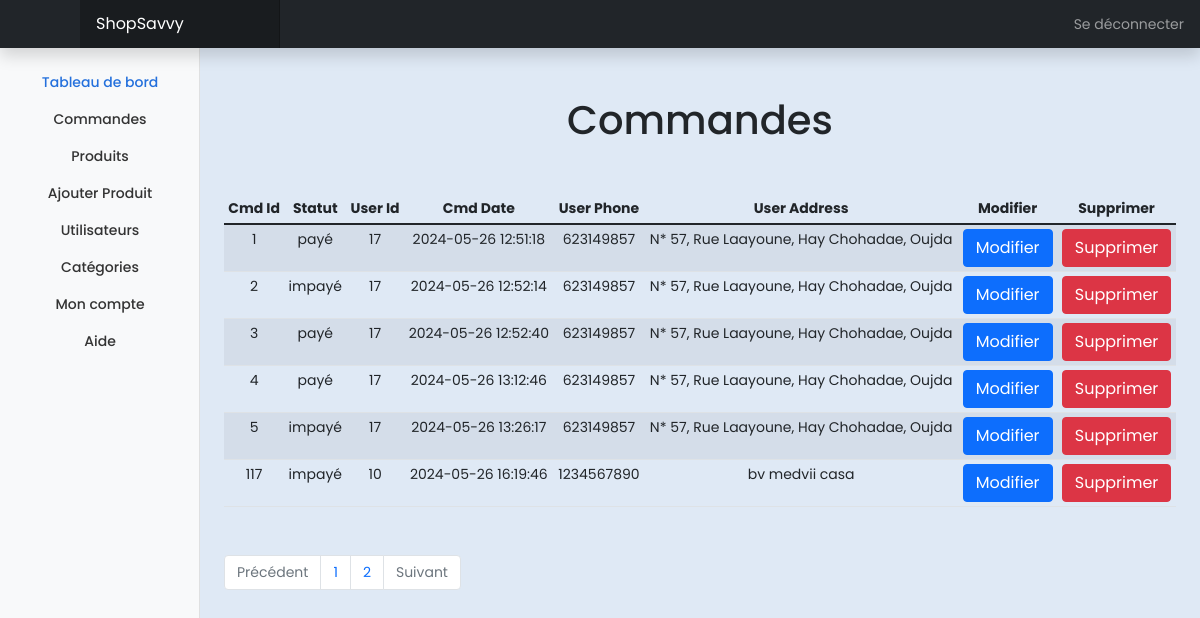
The page /admin/index.php (signed in) on the database its author committed.
### tables this page shows
CREATE TABLE `orders` (
  `order_id` int(11) NOT NULL,
  `order_cost` decimal(6,2) NOT NULL,
  `order_status` varchar(100) NOT NULL DEFAULT 'on_hold',
  `user_id` int(11) NOT NULL,
  `user_phone` int(11) NOT NULL,
  `user_city` varchar(255) NOT NULL,
  `user_address` varchar(255) NOT NULL,
  `order_date` datetime NOT NULL DEFAULT current_timestamp()
);

### admin/index.php (the view, shortened to what this page needs)
<?php include('header.php');?>
<?php
if(isset($_Get['page_no']) && $_GET['page_no'] != ""){
    $page_no=$_GET['page_no'];
 }else{
    $page_no=1;
 }
 $stmt1=$conn->prepare("SELECT COUNT(*) As total_records FROM orders");
 $stmt1->execute();
 $stmt1->bind_result($total_records);
 $total_records_per_page=20;
 $offset= ($page_no-1) * $total_records_per_page;
 $total_no_of_pages=ceil($total_records/$total_records_per_page);
 $stmt2=$conn->prepare("SELECT * FROM orders LIMIT $offset,$total_records_per_page");
 $stmt2->execute();
 $orders=$stmt2->get_result();
?>
<div class="container-fluid">
    <div class="row" style="min-height: 1000px;">
        <?php include('sidemenu.php');?>
<main class="col-md-9 ms-sm-auto col-lg-10 px-md-4">
    <div class="d-flex justify-content-between flex-wrap flex-md-nowrap align-items-center pt-3 pb-2 mb-3">
    </div>
    <h1>Commandes</h1><br><br>
    <div class="table-responsive">
        <table class="table table-striped table-sm">
            <thead>
                <tr>
                    <th scope="col">Cmd Id</th>
                    <th scope="col">Statut</th>
                    <th scope="col">User Id</th>
                    <th scope="col">Cmd Date</th>
                    <th scope="col">User Phone</th>
                    <th scope="col">User Address</th>
                    <th scope="col">Modifier</th>
                    <th scope="col">Supprimer</th>
                </tr>
            </thead>
            <tbody>
              <?php foreach($orders as $order){?>
                <tr>
                    <td><?php echo $order['order_id'];?></td>
                    <td><?php echo $order['order_status'];?></td>
                    <td><?php echo $order['user_id'];?></td>
                    <td><?php echo $order['order_date'];?></td>
                    <td><?php echo $order['user_phone'];?></td>
                    <td><?php echo $order['user_address'];?></td>
                    <td><a class="btn btn-primary" href="edit_order.php?order_id=<?php echo $order['order_id'];?>">Modifier</a></td>
                    <td><a class="btn btn-danger" href="delete_order.php?order_id=<?php echo $order['order_id'];?>">Supprimer</a></td>
                </tr>
              <?php }?>
            </tbody>
        </table>
        <nav aria-label="Page navigation example" class="mx-auto">
        <ul class="pagination mt-5 mx-auto">
          <li class="page-item <?php if($page_no<=1){echo 'disabled';}?>">
          <a class="page-link" href="<?php if($page_no<=1){echo '#';}else{ echo "?page_no=".($page_no-1);} ?>">Précédent</a>
        </li>
          <li class="page-item"><a class="page-link" href="?page_no=1">1</a></li>
          <li class="page-item"><a class="page-link" href="?page_no=2">2</a></li>
          <li class="page-item <?php if($page_no >= $total_no_of_pages){echo 'disabled';}?>">
          <a class="page-link" href="<?php if($page_no >= $total_no_of_pages){echo '#';}else{ echo "?page_no".($page_no+1);}?>">Suivant</a></li>
        </ul>
      </nav>
    </div>
</main>
</div>
</div>
</body>
</html>

### admin/admin.css (style rules this page uses)
* { margin :0; padding:0; box-sizing: border-box; font-family: "Poppins", sans-serif; }
body { background: #dfe9f5; }
.container-fluid { float: right; text-align: center; padding: 10; }

### assets/css/dashboard.css (style rules this page uses)
body { font-size: .875rem; }

### rows shown on the page
orders: order_id "1", order_status "payé", user "17", order_date "2024-05-26 12:51:18", user_phone "623149857", user_address "N* 57, Rue Laayoune, Hay Chohadae, Oujda"
orders: order_id "2", order_status "impayé", user "17", order_date "2024-05-26 12:52:14", user_phone "623149857", user_address "N* 57, Rue Laayoune, Hay Chohadae, Oujda"
orders: order_id "3", order_status "payé", user "17", order_date "2024-05-26 12:52:40", user_phone "623149857", user_address "N* 57, Rue Laayoune, Hay Chohadae, Oujda"
orders: order_id "4", order_status "payé", user "17", order_date "2024-05-26 13:12:46", user_phone "623149857", user_address "N* 57, Rue Laayoune, Hay Chohadae, Oujda"
orders: order_id "5", order_status "impayé", user "17", order_date "2024-05-26 13:26:17", user_phone "623149857", user_address "N* 57, Rue Laayoune, Hay Chohadae, Oujda"
orders: order_id "117", order_status "impayé", user "10", order_date "2024-05-26 16:19:46", user_phone "1234567890", user_address "bv medvii casa"
